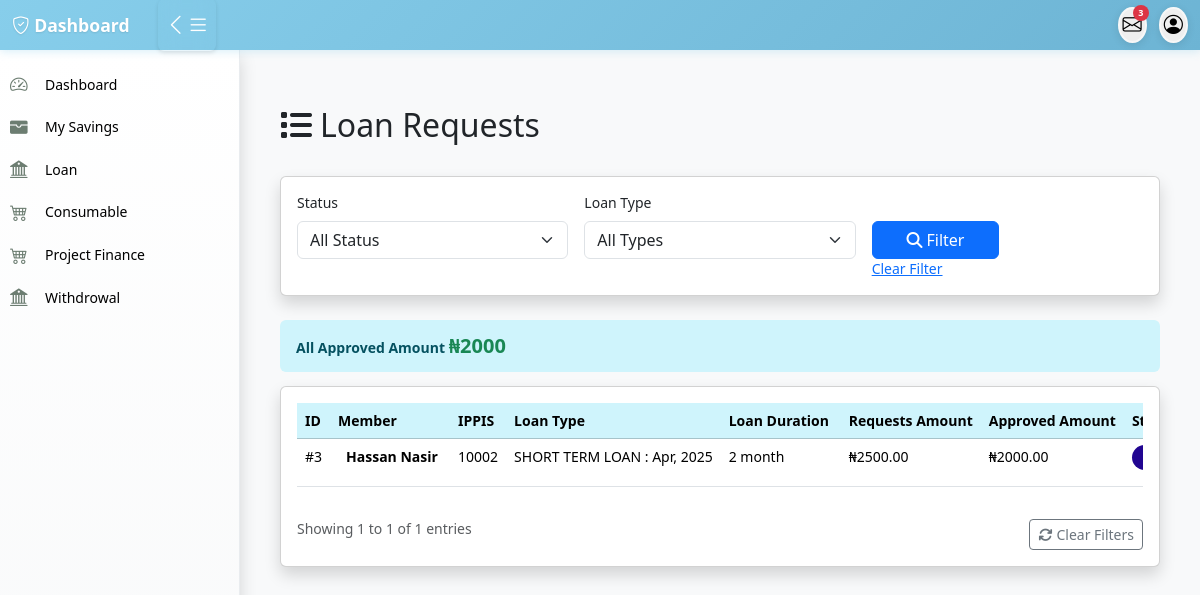
The page /admin_loan_requests_list on the database its author committed.
### loan/models.py (models this page shows, shortened)
class LoanRequest(models.Model):
    member = models.ForeignKey(Member, on_delete=models.CASCADE, related_name="loan_requests")
    loan_type = models.ForeignKey(LoanType, on_delete=models.SET_NULL, null=True, blank=True)
    amount = models.DecimalField(max_digits=10, decimal_places=2)
    approved_amount = models.DecimalField(max_digits=10, decimal_places=2, null=True, blank=True)
    loan_term_months = models.PositiveIntegerField()
    application_date = models.DateField(default=today_date)
    approval_date = models.DateField(null=True, blank=True)
    status = models.CharField(max_length=20,choices=[ ("pending", "Pending"),("approved", "Approved"),("rejected", "Rejected"),  ("Fullpaid", "Fullpaid") ], default="pending",)
    rejection_reason = models.TextField(blank=True, null=True)
    file_one = models.ImageField(upload_to='file_one', blank=True, null=True)
    bank_name = models.ForeignKey(BankName,on_delete=models.CASCADE)
    bank_code = models.ForeignKey(BankCode,on_delete=models.CASCADE)
    account_number  = models.CharField(max_length=100)
    guarantor = models.ForeignKey(Member, on_delete=models.SET_NULL, null=True, blank=True, related_name="guaranteed_loans")
    guarantor_accepted = models.BooleanField(default=False)
    created_by = models.ForeignKey(User,on_delete=models.CASCADE)
    approved_by = models.ForeignKey(User, on_delete=models.SET_NULL, null=True, blank=True, related_name='approved_loan')
    date_created = models.DateTimeField(auto_now_add=True)
    class Meta:
        constraints = [
            models.CheckConstraint(
                check=models.Q(approved_amount__lte=models.F('amount')),
                name='approved_amount_not_greater_than_requested'
            ),
        ]

class LoanType(models.Model):
    name = models.CharField(max_length=100)
    description = models.TextField(blank=True, null=True)
    max_amount = models.DecimalField(max_digits=12, decimal_places=2, null=True, blank=True)
    max_loan_term_months = models.PositiveIntegerField(null=True, blank=True)
    request_fee = models.DecimalField(max_digits=12, decimal_places=2, default=0)
    available = models.BooleanField(default=True)
    created_by = models.ForeignKey(User,on_delete=models.CASCADE)

### accounts/models.py (models this page shows, shortened)
class Member(models.Model):
    member = models.OneToOneField(User, on_delete=models.CASCADE, null=True, blank=True,related_name='member')
    ippis = models.IntegerField(unique=True)  # Required and unique
    total_savings = models.DecimalField(max_digits=12, decimal_places=2, blank=True, null=True)

class User(AbstractUser):
    first_name = models.CharField(max_length=100)
    last_name = models.CharField(max_length=100)
    other_name = models.CharField(max_length=100,blank=True,null=True)
    date_of_birth = models.DateField(blank=True,null=True)
    username = models.CharField(max_length=100, unique=True)
    savings = models.IntegerField(blank=True,null=True)
    account_type = models.CharField(max_length=100,blank=True,null=True)
    department = models.CharField(max_length=100)
    unit = models.CharField(max_length=100,blank=True,null=True)
    gender = models.ForeignKey(Gender, on_delete=models.CASCADE, blank=True, null=True)
    group = models.ForeignKey(UserGroup, on_delete=models.CASCADE, blank=True, null=True)
    marital_status = models.ForeignKey(MaritalStatus,on_delete=models.SET_NULL, null=True, blank=True)
    religion = models.ForeignKey(Religion, on_delete=models.SET_NULL, null=True, blank=True,)
    passport = models.ImageField(upload_to='passport', blank=True, null=True)
    phone1 = models.CharField(max_length=15,null=True, blank=True)
    phone2 = models.CharField(max_length=15, null=True, blank=True)
    email = models.EmailField(blank=True, null=True)
    member_number = models.CharField(max_length=100)

### loan/views.py (the view)
# urls.py: path('admin_loan_requests_list', views.admin_loan_requests_list, name='admin_loan_requests'),
def admin_loan_requests_list(request):
    requests_list = LoanRequest.objects.select_related('member', 'loan_type', 'bank_name').order_by('-date_created')
    status_filter = request.GET.get('status')
    loan_type_filter = request.GET.get('loan_type')
    search_query = request.GET.get('search')
    if status_filter:
        requests_list = requests_list.filter(status=status_filter)
    if loan_type_filter:
        requests_list = requests_list.filter(loan_type_id=loan_type_filter)
    if search_query:
        requests_list = requests_list.filter(
            Q(member__member__first_name__icontains=search_query) |
            Q(member__member__last_name__icontains=search_query) |
            Q(member__ippis__icontains=search_query)
        )
    else:
         results_queryset = requests_list
    results_queryset = results_queryset.order_by('status')
    total_approved_amount = results_queryset.aggregate(total=Sum('approved_amount'))['total'] or 0
    totals_by_status = dict(
        results_queryset.values('status')
        .annotate(total=Sum('amount'))
        .values_list('status', 'total')
    )
    total_repaid = LoanRepayback.objects.filter(loan_request__in=results_queryset).aggregate(total=Sum('amount_paid'))['total'] or 0
    total_amont_loan_request = totals_by_status.get('approved', 0)
    total_pending = totals_by_status.get('pending', 0)
    totals_by_status = dict(
        results_queryset.values('status')
        .annotate(total=Sum('approved_amount'))
        .values_list('status', 'total')
    )
    paginator = Paginator(requests_list, 100)
    page_number = request.GET.get('page')
    requests = paginator.get_page(page_number)
    loan_types = LoanType.objects.all()
    status_choices = LoanRequest._meta.get_field('status').choices
    context = {
        'requests': requests,'loan_types': loan_types,
        'status_choices': status_choices,'current_status': status_filter,
        'current_loan_type': loan_type_filter,'search_query': search_query,
        'total_approved': total_amont_loan_request,'total_pending': total_pending,
        'total_repaid': total_repaid,'total_approved_amount': total_approved_amount,
    }
    return render(request, 'loan/requests_list.html', context)

### templates/loan/requests_list.html (shortened to what this page needs)
{% extends 'base/base.html' %}
{% block content %}
<div class="container-fluid mt-4">
        <div class="d-flex justify-content-between align-items-center mb-4">
            <h2><i class="fas fa-list me-2"></i>Loan Requests</h2>
        </div>
        <div class="card mb-4 shadow">
            <div class="card-body">
                <form method="get" class="row g-3">
                    <div class="col-md-4">
                        <label for="status" class="form-label">Status</label>
                        <select name="status" id="status" class="form-select">
                        <option value="">All Status</option>
                    </select>
                    </div>
                    <div class="col-md-4">
                        <label for="loan_type" class="form-label">Loan Type</label>
                        <select name="loan_type" id="loan_type" class="form-select">
                            <option value="">All Types</option>
                        </select>
                    </div>
                    <div class="col-md-2">
                        <label class="form-label">&nbsp;</label>
                        <div class="d-grid">
                            <button type="submit" class="btn btn-primary">
                                <i class="fas fa-search me-1"></i>Filter
                            </button>
                            <a href="{% url 'admin_loan_requests' %}">Clear Filter</a>
                        </div>
                    </div>
                </form>
            </div>
        </div>
        <div class="alert alert-info">
        <strong>All Approved Amount</strong> <b class="text-success fs-5">₦{{total_approved_amount}}</b>
        </div>
        <div class="card shadow">
            <div class="card-body">
                <div class="table-responsive">
                    <table class="table table-hover">
                        <thead class="table-info">
                            <tr>
                                <th>ID</th>
                                <th>Member</th>
                                <th>IPPIS</th>
                                <th class="text-nowrap" style="min-width: 120px;">Loan Type</th>
                                <th class="text-nowrap" style="min-width: 120px;">Loan Duration</th>
                                <th class="text-nowrap" style="min-width: 120px;">Requests Amount</th>
                                <th class="text-nowrap" style="min-width: 120px;">Approved Amount</th>
                                <th>Status</th>
                            </tr>
                        </thead>
                        <tbody>
                            {% for request in requests %}
                            <tr>
                                <td>#{{ request.id }}</td>
                                <td class="text-nowrap" style="min-width: 120px;">
                                    <div class="d-flex align-items-center">
                                        <div>
                                            <div class="fw-bold">{{ request.member.member.first_name }} {{ request.member.member.last_name }}</div>
                                        </div>
                                    </div>
                                </td>
                                <td>{{ request.member.ippis }}</td>
                                <td class="text-nowrap" style="min-width: 120px;">
                                    <span >{{ request.loan_type.name }}</span>
                                </td>
                                <td class="text-nowrap" style="min-width: 120px;">
                                    <span >{{ request.loan_term_months }} month</span>
                                </td>
                                <td>₦{{ request.amount|floatformat:2 }}</td>
                                <td>
                                    {% if request.approved_amount %}
                                        ₦{{ request.approved_amount|floatformat:2 }}
                                    {% else %}
                                        <span class="text-muted">-</span>
                                    {% endif %}
                                </td>
                                <td class="text-nowrap" style="min-width: 120px;">
                                <span class="status-badge
                                    {% if request.status == 'pending' %}status-pending
                                    {% elif request.status == 'approved' %}status-active
                                    {% elif request.status == 'Fullpaid' %}status-completed
                                    {% elif request.status == 'rejected' %}status-cancelled
                                    {% else %}bg-secondary{% endif %}">
                                </span>
                                </td>
                            </tr>
                            {% endfor %}
                        </tbody>
                    </table>
                </div>
                <div class="row mt-3">
                    <div class="col-md-6">
                        <p class="text-muted mb-0">
                            Showing {{ requests.start_index }} to {{ requests.end_index }} of {{ requests.paginator.count }} entries
                        </p>
                    </div>
                    <div class="col-md-6 text-end">
                        <a href="{% url 'admin_loan_requests' %}" class="btn btn-outline-secondary btn-sm">
                            <i class="fas fa-refresh me-1"></i>Clear Filters
                        </a>
                    </div>
                </div>
            </div>
        </div>
    </div>
{% endblock %}

### static/css/style.css (style rules this page uses)
:root { --sidebar-width: 240px; --sidebar-collapsed-width: 60px; --navbar-height: 50px; --primary-color: #cacadb; --primary-color: #5d5d81; --secondary-color: #4b4b6c; --accent-color: rgb(98, 145, 192); --success-color: #27ae60; --warning-color: #f39c12; --danger-color: #e74c3c; }
* { box-sizing: border-box; }
body { font-family: 'Segoe UI', Tahoma, Geneva, Verdana, sans-serif; background-color: #f8f9fa; margin: 0; padding: 0; font-size: 14px; line-height: 1.4; }
.alert { border: none; border-radius: 6px; margin-bottom: 0.875rem; padding: 0.75rem 1rem; font-size: 0.875rem; }
.status-badge { padding: 0.3rem 0.625rem; border-radius: 16px; font-size: 0.7rem; font-weight: 600; }
.status-completed { background-color: #210591; color: #ffffff; }

### rows shown on the page
LoanRequest: id "3", member.member.first_name "Hassan", member.member.last_name "Nasir", member.ippis "10002", loan_type.name "SHORT TERM LOAN : Apr, 2025", loan_term_months "2", amount "2500.00", approved_amount "2000.00"

### other values the page prints
{{ total_approved_amount }} "2000"
{{ requests.start_index }} "1"
{{ requests.end_index }} "1"
{{ requests.paginator.count }} "1"
